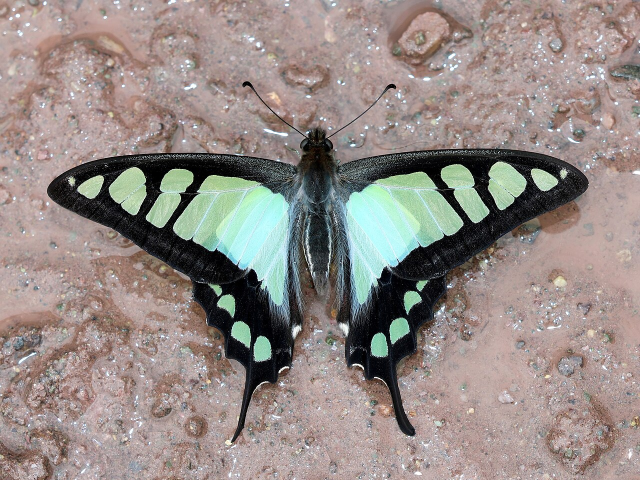
#> input picture assets/butterfly.jpg, 1280 x 960 px (shown at 1/2 size); its folder holds 6 pictures in this run
$ jupyter execute --allow-errors demo.ipynb
#> lines starting #> are read from the running program, lines starting #| are printed output that depends on the picture; after the words box and inside, x2 and y2 are one past the last pixel; in counts of white or black regions, pixels touching at a corner belong together
### imgsym/__init__.py
"""imgsym - Image symmetry detection and measurement toolkit.

Provides methods for:
- Measuring symmetry scores along an axis (13+ methods)
- Detecting symmetry axes in images (4 methods) and binary shapes (1 method)
- Visualizing detected symmetry lines
"""

__version__ = "0.1.0"

from .scoring import calculate_symmetry_score, list_symmetry_methods, SymmetryCalculatorFactory

# Convenience aliases
score = calculate_symmetry_score
list_methods = list_symmetry_methods


# [16 lines left out: function score_along_axis, not called in this run]


def detect_axes(image, detector="xfeatures", max_axes=6, **kwargs):
    """Detect symmetry axes in a natural image.

    Args:
        image: Input image in BGR format (H x W x 3)
        detector: Detection method - "xfeatures", "nxc", or "wavelets"
        max_axes: Maximum number of axes to return
        **kwargs: Detector-specific parameters. nxc: boxSize, nBoxSamples,
            angleSet, multiprocessing. xfeatures / wavelets: debug.

    Returns:
        tuple: (angles, midpoints, segment_lengths, strengths)

    See also:
        detect_axes_from_mask() for binary shape inputs (r_lip).
    """
    if detector == "xfeatures":
        from .detection.xfeatures import calc_symmetry_lines
    elif detector == "nxc":
        from .detection.nxc import calc_symmetry_lines
    elif detector == "wavelets":
        from .detection.wavelets import calc_symmetry_lines
    else:
        raise ValueError(f"Unknown detector: {detector}. "
                         f"Available: xfeatures, nxc, wavelets. "
                         f"For binary shapes use detect_axes_from_mask().")

    return calc_symmetry_lines(image, maxNOutputs=max_axes, **kwargs)


def detect_axes_from_mask(mask, detector="r_lip", **kwargs):
    """Detect reflection-symmetry axes in a BINARY SHAPE mask.

    A different modality from detect_axes(): it operates on a binary shape rather
    than a natural image, and the detected axes pass through the shape centroid.
    The result uses the same 4-tuple contract as detect_axes(), so it flows into
    visualize() unchanged.

    Args:
        mask: Binary shape (H x W), nonzero = foreground
        detector: Mask detection method - "r_lip" (see list_mask_detectors())
        **kwargs: Detector-specific parameters. r_lip: signature ("LIP" or "R"),
            mode ("single" or "multi"), threshold, dist_metric

    Returns:
        tuple: (angles, midpoints, segment_lengths, measures)
    """
    if detector == "r_lip":
        return _detect_axes_r_lip(mask, **kwargs)
    raise ValueError(f"Unknown mask detector: {detector}. "
                     f"Available: {', '.join(list_mask_detectors())}. "
                     f"For natural images use detect_axes().")


def _detect_axes_r_lip(mask, signature="LIP", **kwargs):
    """r_lip (Nguyen et al., 2022): shape-signature reflection detection."""
    import numpy as np
    from .detection.r_lip import detect_reflection_sym, detect_centroid

    # Binarize to float {0.0, 1.0}: r_lip's radon profile is dtype-sensitive and
    # under-detects on uint8 {0, 1} masks (works on float / {0, 255}).
    mask = (np.asarray(mask) > 0).astype(np.float64)

    angles_deg, measures = detect_reflection_sym(mask, type_sig=signature, **kwargs)
    cy, cx = detect_centroid(mask)                      # (row, col) = (y, x)

    # r_lip axis at direction theta (deg) draws as [cos, -sin](deg2rad(theta+90))
    # through the centroid -- the same form to_symmetry_lines() expects in radians.
    angles = np.array([np.deg2rad(t + 90) % np.pi for t in angles_deg])
    midpoints = np.tile([cx, cy], (len(angles), 1)).astype(float)

    # per-axis segment length = extent of the shape projected onto that axis
    ys, xs = np.nonzero(mask)
    pts = np.column_stack([xs - cx, ys - cy]).astype(float)   # centered (x, y-down)
    seg_lengths = np.zeros(len(angles))
    for i, ag in enumerate(angles):
        if pts.size:
            proj = pts @ np.asarray([np.cos(ag), -np.sin(ag)])
            seg_lengths[i] = float(proj.max() - proj.min())

    return angles, midpoints, seg_lengths, np.asarray(measures, dtype=float)


# [18 lines left out: function get_axis, not called in this run]


def list_detectors():
    """Get list of available image symmetry detectors (see detect_axes())."""
    return ["nxc", "wavelets", "xfeatures"]


def list_mask_detectors():
    """Get list of available binary-shape detectors (see detect_axes_from_mask())."""
    return ["r_lip"]


# [13 lines left out: function visualize, not called in this run]

### demo.ipynb
# imgsym playground

Interactive tour of the library: axis **detection**, axis **scoring**, the PatchNN **local-symmetry heatmap**.

[cell 1]
import math
import cv2
import matplotlib.pyplot as plt
import imgsym


def show(bgr, title=None, figsize=(7, 7), save=None):
    if save:
        cv2.imwrite(f"assets/{save}", bgr)
    plt.figure(figsize=figsize)
    plt.imshow(cv2.cvtColor(bgr, cv2.COLOR_BGR2RGB))
    plt.axis("off")
    if title:
        plt.title(title)
    plt.show()

print("detectors       :", imgsym.list_detectors())
print("mask detectors  :", imgsym.list_mask_detectors())
print("scoring methods :", imgsym.list_methods())
#> (this line was passed over: imgsym is not available in this run)

## 1. Detect symmetry axes

### Natural images

[cell 2]
DETECTORS = ['nxc', 'wavelets', 'xfeatures']

img = cv2.imread("assets/butterfly.jpg")
#> img is the input picture: shape (960, 1280, 3); mean B, G, R 134.2, 138.6, 148.8

#> (the rest of this cell did not finish here and is left out)

### Binary shapes

[cell 3]
mask = cv2.imread("assets/synthetic_star.png", cv2.IMREAD_GRAYSCALE)
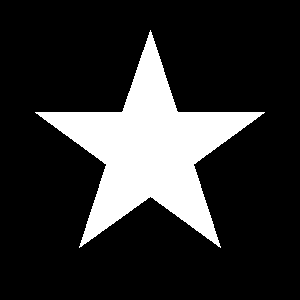
#> input picture assets/synthetic_star.png, 300 x 300 px
#> mask: shape (300, 300); 18.6% white; 1 white region, box (x1, y1, x2, y2) and area: (35, 30, 265, 248) 16731

# A five-pointed star has five mirror axes; the measures separate them from
# rotation-only angles (~1.0 vs ~0.5) - that is what `threshold` filters.
#> (the rest of this cell did not finish here and is left out)

print("axes at:", sorted(round(math.degrees(t), 1) for t in star_axes[0]))
show(imgsym.visualize(cv2.cvtColor(mask, cv2.COLOR_GRAY2BGR), star_axes),
     "r_lip on a synthetic star", figsize=(5, 5), save="synthetic_star_axes_lip.png")

## 2. Score symmetry along an axis

Scores are comparable **within** a method (scales differ across methods).
Below: the detected axis vs the same axis rotated by `WRONG_DEG`.

[cell 4]
WRONG_DEG = 5 # try 10, 15, 30 ...
METHODS = ['pixel_correlation', 'sliding_window', 'dct', 'eros', 'gradient', 'multi_scale_gradient', 'hog', 'phog', 'gabor', 'alexnet', 'deep_features', 'weighted_binary', 'local_global']

#> (the rest of this cell did not finish here and is left out)

## 3. PatchNN local-symmetry heatmap

`local_global` (PatchNN, Hogeweg et al. 2017) can visualize its score:
`calculate_heatmap` returns per-patch mirror-match quality about the vertical
center column of the given image. So we axis-align first: rotate the detected
axis to vertical and shift it onto the exact center column (odd width). The
optional refinement sharpens the axis by maximizing the PatchNN score itself.
The exact NN search is O(n^2) in patches - keep inputs <= ~600 px.

[cell 5]
WORK_WIDTH = 560

bf0 = cv2.imread("assets/butterfly.jpg")
sc = WORK_WIDTH / bf0.shape[1]
#> sc = 0.438
bf = cv2.resize(bf0, (WORK_WIDTH, int(bf0.shape[0] * sc)))
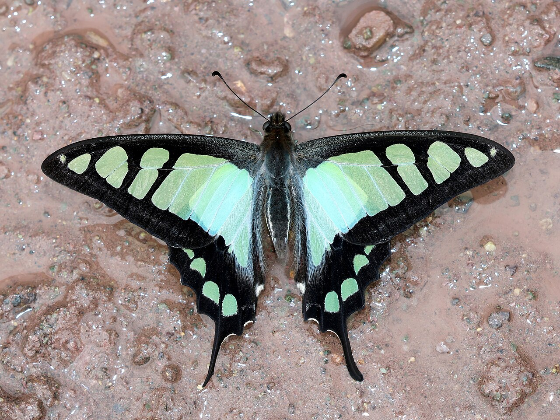
#> bf: shape (420, 560, 3); mean B, G, R 134, 138.4, 148.7
H, W = bf.shape[:2]
#> H = 420; W = 560

#> (the rest of this cell did not finish here and is left out)

deg0, ax0, cy0 = math.degrees(ang[0]), float(mid[0][0]), float(mid[0][1])
calc = imgsym.SymmetryCalculatorFactory.create("local_global")

def aligned(deg, ax):
    half = int(min(ax, W - 1 - ax)) - 2
    R = cv2.getRotationMatrix2D((ax, cy0), deg - 90.0, 1.0)
    R[0, 2] += half - ax
    return cv2.warpAffine(bf, R, (2 * half + 1, H), flags=cv2.INTER_LINEAR,
                          borderMode=cv2.BORDER_REPLICATE)


crop = aligned(deg0, ax0)
score, heat = calc.calculate_heatmap(crop)
print(f"score = {score:.3f}")

plt.figure(figsize=(9, 7))
plt.imshow(cv2.cvtColor(crop, cv2.COLOR_BGR2RGB))
hm = plt.imshow(heat, cmap="jet_r", alpha=0.5)   # blue = high local symmetry
cbar = plt.colorbar(hm, fraction=0.04)
cbar.set_label("mirror-match quality (blue = high local symmetry)")
plt.axis("off")
plt.title("PatchNN local-symmetry map")
plt.savefig("assets/butterfly_local_global_heatmap.png", dpi=150, bbox_inches="tight")
plt.show()
